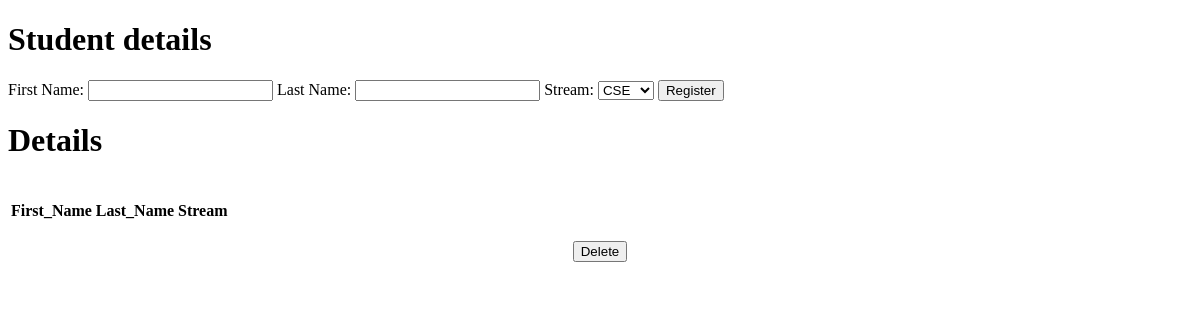
/show, run on an earlier commit of the app's database.
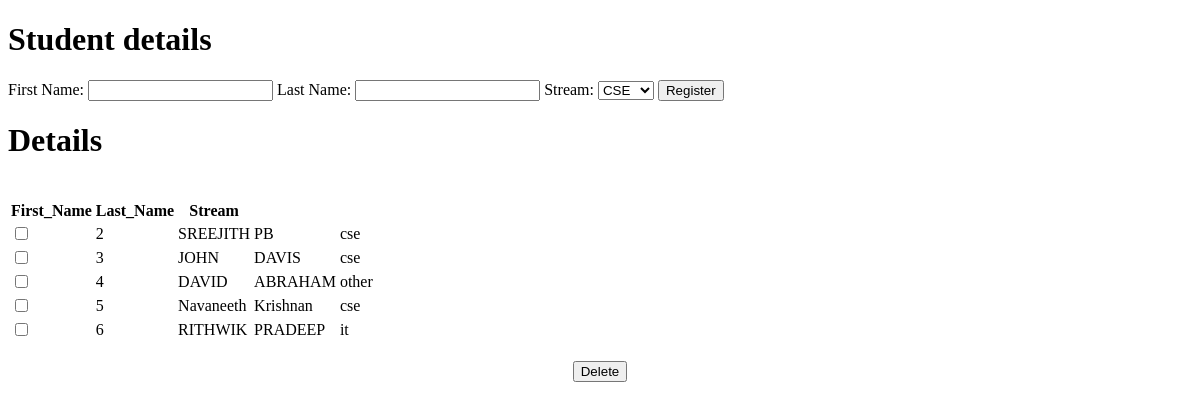
And on a later commit of the database.
### forms_django_learn/models.py (models this page shows)
class detailss(models.Model):
    fname=models.CharField(max_length=100)
    lname=models.CharField(max_length=100)
    stream=models.CharField(max_length=30)
    completed=models.BooleanField()

### forms_django_learn/views.py (the view)
# urls.py: path('show',views.show,name="show"),
def show(request):
        query_results = detailss.objects.all()
        context ={
            "results":query_results,
        }
        return render(request,'forms_django_learn/show.html',context)

### forms_django_learn/templates/forms_django_learn/show.html (shortened to what this page needs)
{% load static %}
<!DOCTYPE html>
<html>
<body>
<h1>Student details</h1>
<form action="{% url 'details' %}" method="post">
<label for="fname">First Name:</label>
<input type="text" id="fname" name="fname">
<label for="lname">Last Name:</label>
<input type="text" id="lname" name="lname">
<label for="stream">Stream:</label>
<select id="stream" name="stream">
<option value="cse">CSE</option>
<option value="other">Other</option></select>
<input type="submit" value="Register"/>
</form>
<h1>Details</h1><br>
<table>
    <tr>
        <th>First_Name</th>
        <th>Last_Name</th>
        <th>Stream</th>
    </tr>
    {% for item in results %}
    <tr  onclick="window.location='{% url 'completed' item.id %}';">
        {% if item.completed  %}
            <td><input type="checkbox" checked ></td>
        {% else %}
             <td><input type="checkbox" unchecked ></td>
        {% endif %}
        <td>{{item.id}}</td>
        <td>{{ item.fname }}</td>
        <td>{{ item.lname }}</td>
        <td>{{ item.stream}}</td></a>
    </tr>
    {% endfor %}
</table>
<br><center>
<button type="button" onclick="window.location='{% url 'deleted'  %}';" >Delete</button></center>
</body>
</html>

What changed in the data, as far as the page shows it:
added detailss: id "2", fname "SREEJITH", lname "PB", stream "cse"
added detailss: id "3", fname "JOHN", lname "DAVIS", stream "cse"
added detailss: id "4", fname "DAVID", lname "ABRAHAM", stream "other"
added detailss: id "5", fname "Navaneeth", lname "Krishnan", stream "cse"
added detailss: id "6", fname "RITHWIK", lname "PRADEEP", stream "it"
